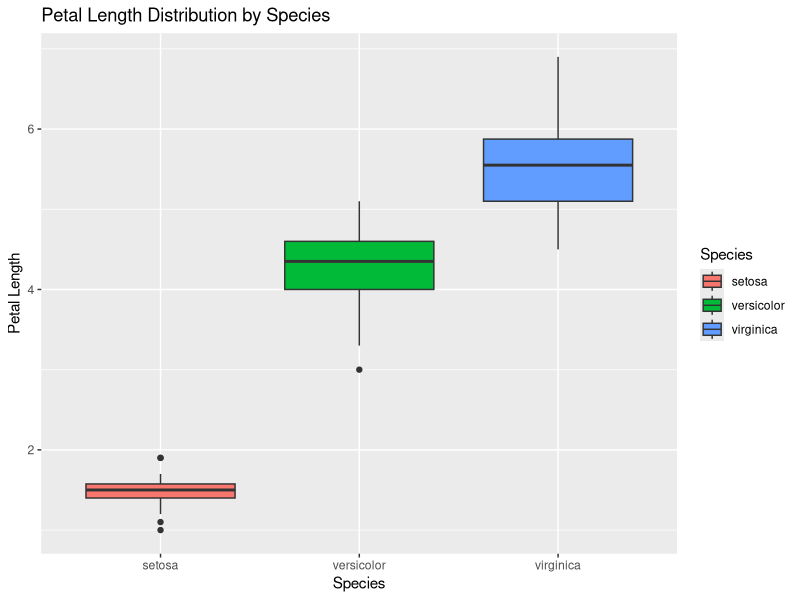
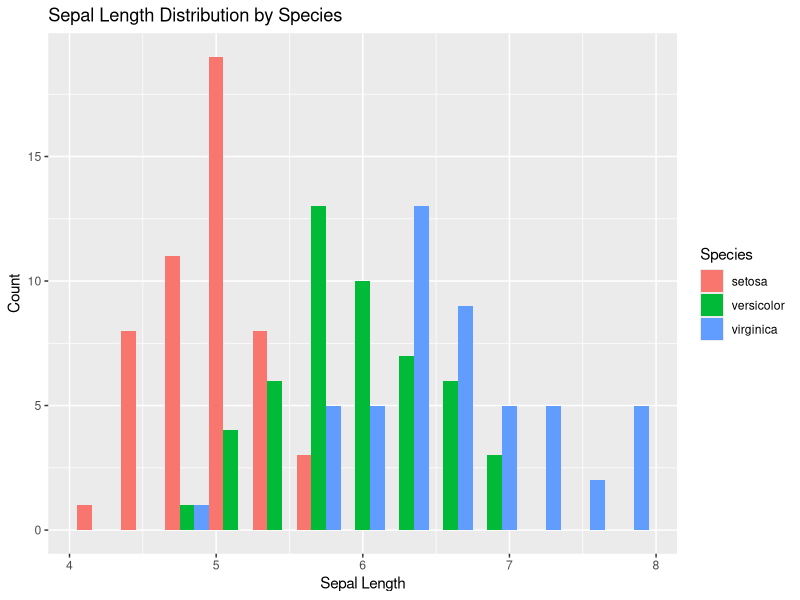
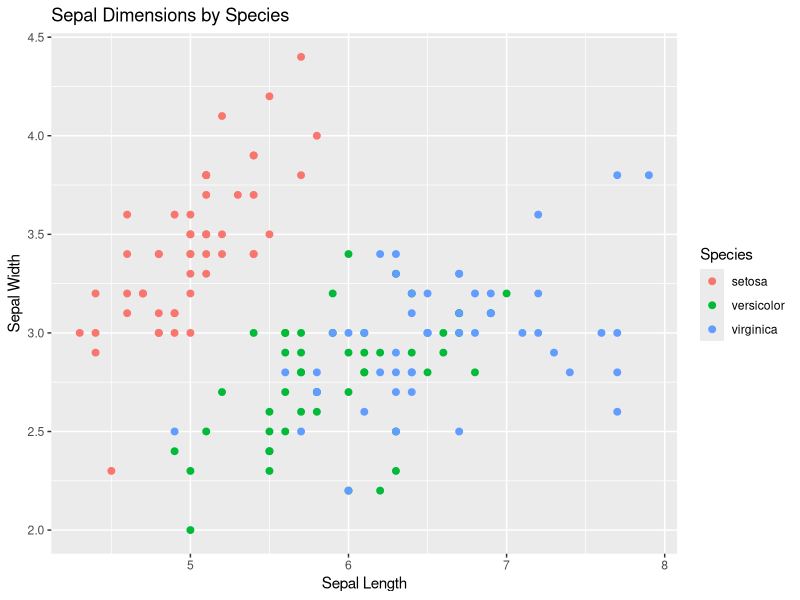

These figures' R source, in order:
#a)Find what arguments the sample() function takes
args(sample)

#b)Demonstrate any real world scenario by writing the code using sample() function.
#Scenario:Selecting 3 random students from a class list.
students<-c("John", "Natasha", "Renuka", "Sara", "David")
sample(students,size=3,replace=FALSE)

#c)Find out what arguments the median function takes. 
#While calling the median for the lvl object,try setting na.rm=argument to TRUE. 
args(median)
x<-c(1,3,NA,5,7,8,NA)
median(x,na.rm=TRUE)

#d)Does R return a different value from the one when na.rm = is set to FALSE
x1<-c(1,3,NA,5,7,8,NA)
median(x1,na.rm=FALSE)
#Yes,R returns a different value when na.rm = TRUE compared to when na.rm = FALSE.
#When na.rm = FALSE (default), the result is NA if any NA exists in the vector.

#e)How which() function is useful?
marks<-c(85, 33, 76, 29, 90, 40, 38)
fail<-which(marks < 40)
#index for failed ones
fail

#f)Creates a frequency table of categorical data.
#Fruits in a basket
basket<-c("Apple", "Banana", "Orange", "Apple", "Mango", 
          "Banana", "Apple", "Orange", "Banana", "Mango", "Banana")
fruit_freq<-table(basket)
fruit_freq

#g)Demonstrate the utility of subset() function. 
#Student data
students <- data.frame(
  Name = c("Anjali", "Ravi", "Meena", "Arjun", "Tara"),
  Marks = c(85, 33, 76, 29, 90),
  Gender = c("F", "M", "F", "M", "F")
)
passed_students<-subset(students,Marks>40)
passed_students

#h)Demonstrate the utility ifelse() function.
#Student marks
marks<-c(85, 33, 76, 29, 90, 40)
#Passing marks=40
result<-ifelse(marks >= 40, "Pass", "Fail")
data.frame(Marks=marks,Result=result)

#i)Apply ggplot() function on the iris dataset.
install.packages("ggplot2")
library(ggplot2)

ggplot(iris, aes(x=Species,y=Petal.Length,fill=Species))+
  geom_boxplot() +
  labs(title="Petal Length Distribution by Species",
       x="Species",y="Petal Length")

ggplot(iris, aes(x=Sepal.Length,fill=Species))+
  geom_histogram(binwidth=0.3, position ="dodge") +
  labs(title = "Sepal Length Distribution by Species",
       x = "Sepal Length",
       y = "Count")

ggplot(iris, aes(x = Sepal.Length, y = Sepal.Width, color = Species)) +
  geom_point(size = 2) +
  labs(title = "Sepal Dimensions by Species",
       x = "Sepal Length",
       y = "Sepal Width") 






